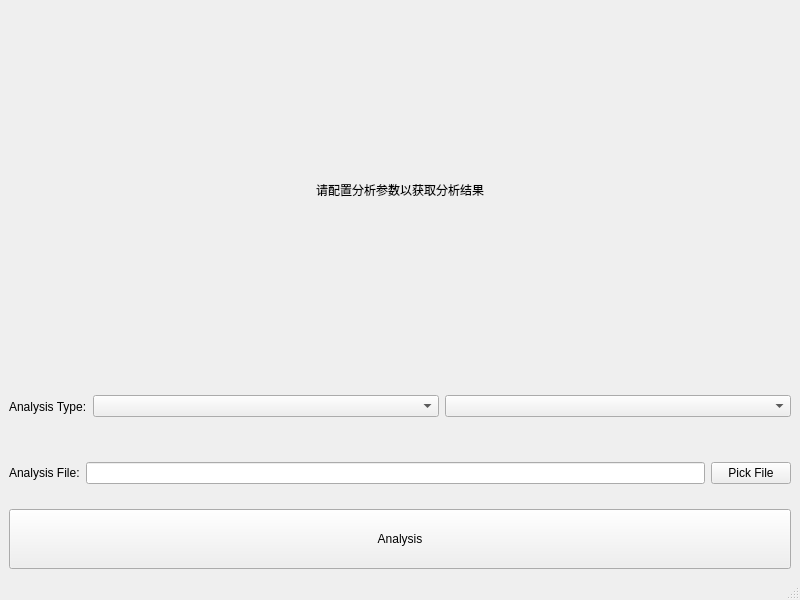
<?xml version="1.0" encoding="UTF-8"?>
<ui version="4.0">
 <class>MainWindow</class>
 <widget class="QMainWindow" name="MainWindow">
  <property name="geometry">
   <rect>
    <x>0</x>
    <y>0</y>
    <width>800</width>
    <height>600</height>
   </rect>
  </property>
  <property name="windowTitle">
   <string>MainWindow</string>
  </property>
  <widget class="QWidget" name="centralwidget">
   <layout class="QVBoxLayout" name="verticalLayout_2">
    <item>
     <layout class="QVBoxLayout" name="verticalLayout" stretch="6,1,1,1">
      <item>
       <layout class="QHBoxLayout" name="horizontalLayout">
        <item>
         <widget class="QLabel" name="result_image">
          <property name="sizePolicy">
           <sizepolicy hsizetype="Preferred" vsizetype="Expanding">
            <horstretch>0</horstretch>
            <verstretch>0</verstretch>
           </sizepolicy>
          </property>
          <property name="text">
           <string>请配置分析参数以获取分析结果</string>
          </property>
          <property name="alignment">
           <set>Qt::AlignCenter</set>
          </property>
         </widget>
        </item>
       </layout>
      </item>
      <item>
       <layout class="QHBoxLayout" name="horizontalLayout_4">
        <item>
         <widget class="QLabel" name="label_2">
          <property name="sizePolicy">
           <sizepolicy hsizetype="Fixed" vsizetype="Expanding">
            <horstretch>0</horstretch>
            <verstretch>0</verstretch>
           </sizepolicy>
          </property>
          <property name="text">
           <string>Analysis Type:</string>
          </property>
         </widget>
        </item>
        <item>
         <widget class="QComboBox" name="combo_box"/>
        </item>
        <item>
         <widget class="QComboBox" name="sub_combo_box"/>
        </item>
       </layout>
      </item>
      <item>
       <layout class="QHBoxLayout" name="horizontalLayout_3">
        <item>
         <widget class="QLabel" name="label">
          <property name="sizePolicy">
           <sizepolicy hsizetype="Fixed" vsizetype="Expanding">
            <horstretch>0</horstretch>
            <verstretch>0</verstretch>
           </sizepolicy>
          </property>
          <property name="text">
           <string>Analysis File:</string>
          </property>
         </widget>
        </item>
        <item>
         <widget class="QLineEdit" name="le_path"/>
        </item>
        <item>
         <widget class="QPushButton" name="upload_button">
          <property name="text">
           <string>Pick File</string>
          </property>
         </widget>
        </item>
       </layout>
      </item>
      <item>
       <layout class="QHBoxLayout" name="horizontalLayout_2">
        <item>
         <widget class="QPushButton" name="analyze_button">
          <property name="sizePolicy">
           <sizepolicy hsizetype="Minimum" vsizetype="Expanding">
            <horstretch>0</horstretch>
            <verstretch>0</verstretch>
           </sizepolicy>
          </property>
          <property name="text">
           <string>Analysis</string>
          </property>
         </widget>
        </item>
       </layout>
      </item>
     </layout>
    </item>
   </layout>
  </widget>
  <widget class="QStatusBar" name="statusbar"/>
 </widget>
 <resources/>
 <connections/>
</ui>
